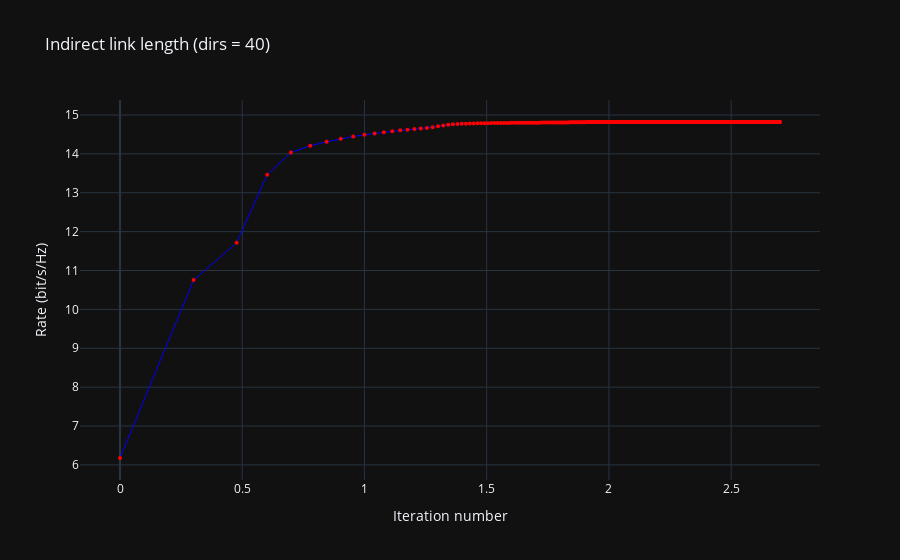

Notebook code for this chart:
### Code cell
# Create the line plot
normal_rate_fig = go.Figure(data=go.Scatter(
    x=np.log10(np.arange(0, len(rate_average))+1),
    y=rate_average, 
    mode='lines+markers',  # Line + Markers
    marker=dict(size=4, color='red'),  # Marker style
    line=dict(color='blue', width=1),  # Line style
    name='Line with Markers'
)) 

# Add titles and labels
normal_rate_fig.update_layout(
    title='Achivable Rate (dirs 1 = 40, dirs 2 = 460)',
    xaxis_title='Iteration number',
    yaxis_title='Rate (bit/s/Hz)'  # Optional: Dark theme, change if needed
)

### Figure 1 — Plotly figure (JSON) as saved in the notebook; plotly's stock layout.template omitted (floating-point values rounded to 4 significant figures; data arrays with more than 128 entries replaced by an {"elided": "..."} marker saying what was removed)
{"data": [{"line": {"color": "blue", "width": 1}, "marker": {"color": "red", "size": 4}, "mode": "lines+markers", "name": "Line with Markers", "type": "scatter", "x": {"elided": "501 float values"}, "y": {"elided": "501 float values"}}], "layout": {"title": {"text": "Indirect link length (dirs = 40)"}, "xaxis": {"title": {"text": "Iteration number"}}, "yaxis": {"title": {"text": "Rate (bit/s/Hz)"}}}}
